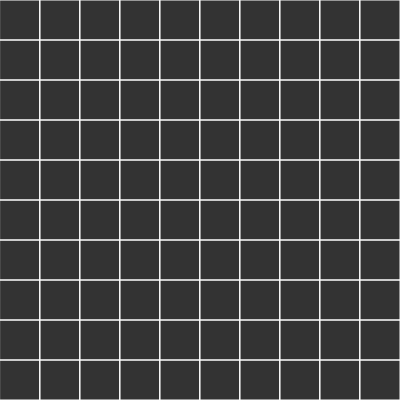
Frame 1 (no input)
Frame 60 (no input): identical to frame 1, image omitted
Frame 120 (the mouse pressed at the canvas centre since frame 60): identical to frame 1, image omitted

The p5.js sketch that drew this single still picture (run headless with seeded random() and noise() and a simulated clock; from frame 60 on, the mouse is pressed at the canvas centre):

// p5.js sketch
// ── sketch.js
var cellSize = 40;
var rows,cols;
var grid = [];

function setup() {
  createCanvas(400, 400);
  rows = floor(height/cellSize);
  cols = floor(width/cellSize);

  for(var j = 0; j < rows; j++) {
    for(var i = 0; i < cols; i++) {
      var cell = new Cell(i,j);
      grid.push(cell);
    }
  }
}

function draw() {
  // put drawing code here
  background(51);
  for(var i = 0; i < grid.length; i++) {
    grid[i].show();
  }
}

function Cell(i,j) {
  this.i = i;
  this.j = j;

  this.show = function() {
    var x = this.i * cellSize;
    var y = this.j * cellSize;
    stroke(255);
    noFill();
    rect(x,y,cellSize,cellSize);
  }
}
